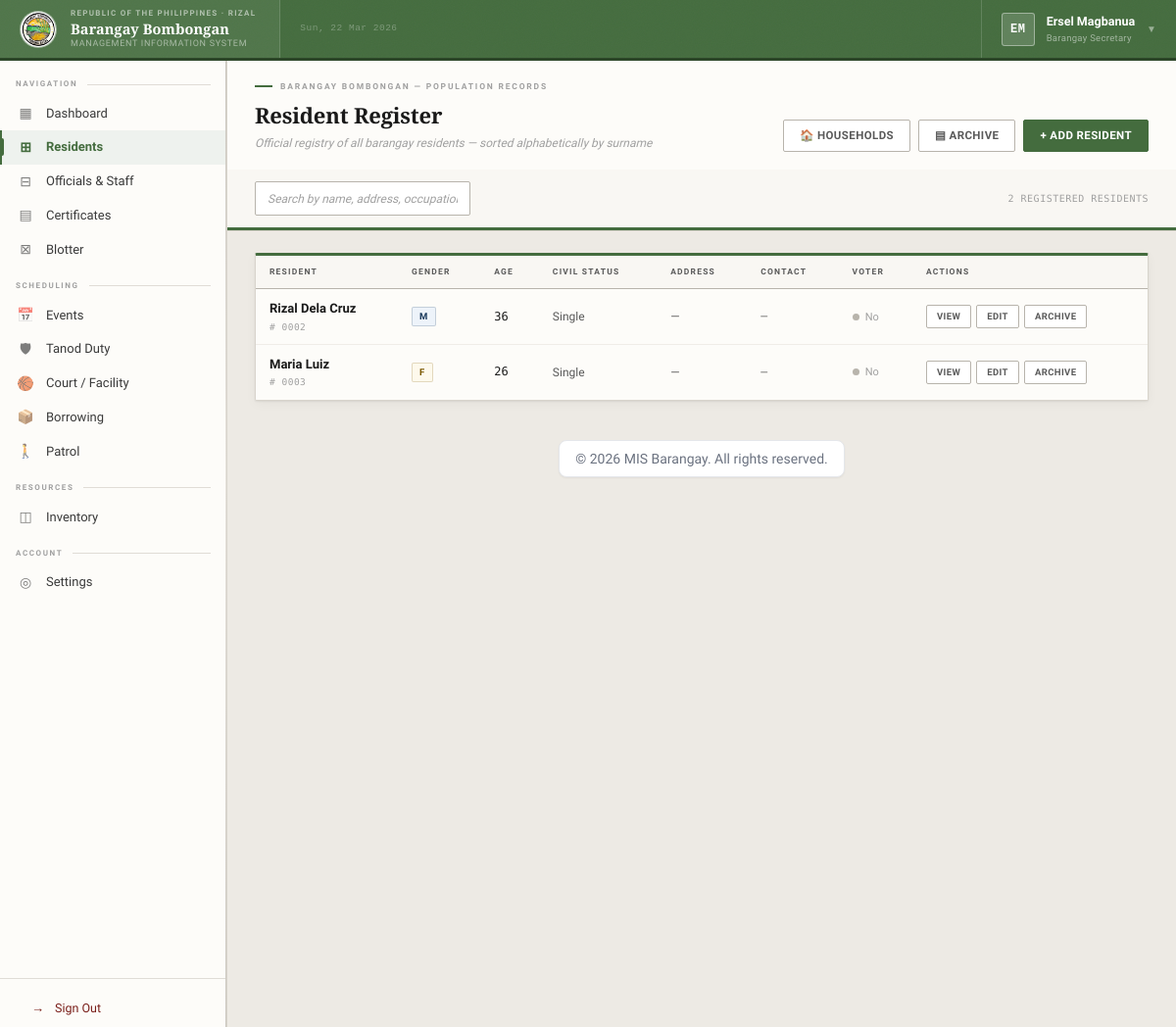
Screenshot of /secretary/resident/index.php (signed in) with the database file from the repository.
### tables this page shows
CREATE TABLE `residents` (
  `id` int unsigned NOT NULL AUTO_INCREMENT,
  `household_id` int unsigned DEFAULT NULL,
  `first_name` varchar(100) NOT NULL,
  `middle_name` varchar(100) DEFAULT NULL,
  `last_name` varchar(100) NOT NULL,
  `suffix` varchar(10) DEFAULT NULL,
  `gender` enum('Male','Female') NOT NULL,
  `birthdate` date NOT NULL,
  `birthplace` varchar(255) DEFAULT NULL,
  `civil_status` enum('Single','Married','Widowed','Separated') DEFAULT 'Single',
  `religion` varchar(100) DEFAULT NULL,
  `occupation` varchar(150) DEFAULT NULL,
  `citizenship` varchar(100) DEFAULT 'Filipino',
  `contact_no` varchar(20) DEFAULT NULL,
  `address` varchar(100) DEFAULT NULL,
  `voter_status` enum('Yes','No') DEFAULT 'No',
  `disability_status` enum('Yes','No') DEFAULT 'No',
  `remarks` text,
  `created_at` timestamp NULL DEFAULT CURRENT_TIMESTAMP,
  `updated_at` timestamp NULL DEFAULT CURRENT_TIMESTAMP ON UPDATE CURRENT_TIMESTAMP,
  `deleted_at` timestamp NULL DEFAULT NULL,
  PRIMARY KEY (`id`),
  KEY `fk_resident_household` (`household_id`),
  KEY `idx_deleted_at` (`deleted_at`),
  CONSTRAINT `fk_resident_household` FOREIGN KEY (`household_id`) REFERENCES `households` (`id`) ON DELETE SET NULL ON UPDATE CASCADE
);

### public/secretary/resident/index.php (the view, shortened to what this page needs)
<?php
require_once __DIR__ . '/../../../includes/app.php';
$stmt = $conn->prepare("SELECT * FROM residents WHERE deleted_at IS NULL ORDER BY last_name ASC, first_name ASC");
if ($stmt === false) { $result = false; }
else { $stmt->execute(); $result = $stmt->get_result(); }
?>
<!DOCTYPE html>
<html lang="en">
<head>
</head>
<body class="bg-gray-100 h-screen overflow-hidden" style="display:none;">
    <?php include_once '../layout/navbar.php'; ?>
    <div class="flex h-full" style="background:var(--bg);">
        <?php include_once '../layout/sidebar.php'; ?>
        <main class="flex-1 h-screen overflow-y-auto res-page">
            <div class="doc-header">
                <div class="doc-header-inner">
                    <div>
                        <div class="doc-eyebrow">Barangay Bombongan — Population Records</div>
                        <div class="doc-title">Resident Register</div>
                        <div class="doc-sub">Official registry of all barangay residents — sorted alphabetically by surname</div>
                    </div>
                    <div class="header-actions">
                        <button class="btn btn-ghost" id="manageHouseholdsBtn">
                            🏠 Households
                        </button>
                        <button class="btn btn-ghost" id="archiveResidentsBtn">
                            ▤ Archive
                        </button>
                        <button class="btn btn-primary" id="openResidentModalBtn">
                            + Add Resident
                        </button>
                    </div>
                </div>
                <div class="res-toolbar">
                    <div class="toolbar-left">
                        <input type="text" class="res-search" id="resTableSearch" placeholder="Search by name, address, occupation…">
                    </div>
                    <div class="toolbar-right" style="font-family:var(--f-mono);font-size:10px;color:var(--ink-faint);letter-spacing:.5px;">
                        <?php
                        $countStmt = $conn->prepare("SELECT COUNT(*) as c FROM residents WHERE deleted_at IS NULL");
                        $countStmt->execute();
                        $totalCount = $countStmt->get_result()->fetch_assoc()['c'] ?? 0;
                        ?>
                        <?= number_format($totalCount) ?> REGISTERED RESIDENTS
                    </div>
                </div>
            </div>
            <div class="res-table-wrap" style="margin:22px 28px;">
                <table id="residentsTable" class="display" style="width:100%;">
                    <thead>
                        <tr>
                            <th>Resident</th>
                            <th>Gender</th>
                            <th>Age</th>
                            <th>Civil Status</th>
                            <th>Address</th>
                            <th>Contact</th>
                            <th>Voter</th>
                            <th>Actions</th>
                        </tr>
                    </thead>
                    <tbody>
                        <?php if ($result !== false): ?>
                            <?php while ($row = $result->fetch_assoc()):
                                $fullName = trim($row['first_name'].' '.($row['middle_name'] ? $row['middle_name'].' ' : '').$row['last_name'].($row['suffix'] ? ', '.$row['suffix'] : ''));
                                $age      = AutoComputeAge($row['birthdate']);
                                $genderClass = $row['gender'] === 'Male' ? 'chip-m' : ($row['gender'] === 'Female' ? 'chip-f' : 'chip-neu');
                                $genderLabel = $row['gender'] === 'Male' ? 'M' : ($row['gender'] === 'Female' ? 'F' : '—');
                            ?>
                            <tr>
                                <td>
                                    <div class="td-name-block">
                                        <div class="td-name"><?= htmlspecialchars($fullName) ?></div>
                                        <div class="td-id"># <?= str_pad($row['id'], 4, '0', STR_PAD_LEFT) ?></div>
                                    </div>
                                </td>
                                <td><span class="td-chip <?= $genderClass ?>"><?= $genderLabel ?></span></td>
                                <td><span class="td-age"><?= $age ?></span></td>
                                <td style="font-size:12px;color:var(--ink-muted);"><?= htmlspecialchars($row['civil_status'] ?: '—') ?></td>
                                <td style="font-size:12px;color:var(--ink-muted);max-width:160px;white-space:nowrap;overflow:hidden;text-overflow:ellipsis;"><?= htmlspecialchars($row['address'] ?: '—') ?></td>
                                <td style="font-family:var(--f-mono);font-size:11.5px;color:var(--ink-muted);"><?= htmlspecialchars($row['contact_no'] ?: '—') ?></td>
                                <td>
                                    <span class="td-badge <?= $row['voter_status']==='Yes' ? 'badge-yes' : 'badge-no' ?>"></span>
                                    <span style="font-size:11px;color:var(--ink-faint);"><?= $row['voter_status']==='Yes' ? 'Yes' : 'No' ?></span>
                                </td>
                                <td>
                                    <div class="td-actions">
                                        <button class="act-btn act-view view-resident-btn" data-id="<?= $row['id'] ?>">View</button>
                                        <button class="act-btn act-edit edit-resident-btn" data-id="<?= $row['id'] ?>">Edit</button>
                                        <button class="act-btn act-archive archive-resident-btn"
                                            data-id="<?= $row['id'] ?>"
                                            data-name="<?= htmlspecialchars($fullName) ?>">Archive</button>
                                    </div>
                                </td>
                            </tr>
                            <?php endwhile; ?>
                        <?php else: ?>
                            <tr><td colspan="8" style="text-align:center;padding:32px;color:var(--ink-faint);font-style:italic;">Error loading residents.</td></tr>
                        <?php endif; ?>
                    </tbody>
                </table>
            </div>
        </main>
    </div>
</body>
</html>

### public/assets/css/style.css (style rules this page uses)
.flex { display: flex; }
.h-full { height: 100%; }
.h-screen { height: 100vh; }
.flex-1 { flex: 1; }
.overflow-hidden { overflow: hidden; }
.overflow-y-auto { overflow-y: auto; }
input[type="text"], input[type="email"], input[type="password"], input[type="search"], input[type="tel"], input[type="url"], textarea, select { autocomplete: off; }
input[type="text"], input[type="email"], input[type="password"], input[type="search"], input[type="tel"], input[type="url"], textarea, select { -webkit-autocomplete: off !important; -moz-autocomplete: off !important; -ms-autocomplete: off !important; autocomplete: off !important; -webkit-appearance: none; -webkit-user-select: text; }

### public/secretary/layout/navbar.php (style rules this page uses)
:root { --nb-accent: var(--theme-primary, #2d5a27); --nb-accent-dk: color-mix(in srgb, var(--nb-accent) 65%, black); --nb-paper: #fdfcf9; --nb-ink: #1a1a1a; --nb-muted: #5a5a5a; --nb-faint: #a0a0a0; --nb-rule: #d8d4cc; --nb-rule-dk: #b0aba0; --nb-font-s: 'Source Serif 4', Georgia, serif; --nb-font-n: 'Source Sans 3', 'Segoe UI', sans-serif; --nb-font-m: 'Courier New', monospace; }

### rows the page displays
residents: fullName "Rizal Dela Cruz", id "0002", gender "M", birthdate "36", civil_status "Single", address "—", contact_no "—", voter_status "No"
residents: fullName "Maria Luiz", id "0003", gender "F", birthdate "26", civil_status "Single", address "—", contact_no "—", voter_status "No"

### other values shown
$initials "EM"
$currentUser "Ersel Magbanua"
$roleLabel "Barangay Secretary"
$totalCount "2"
